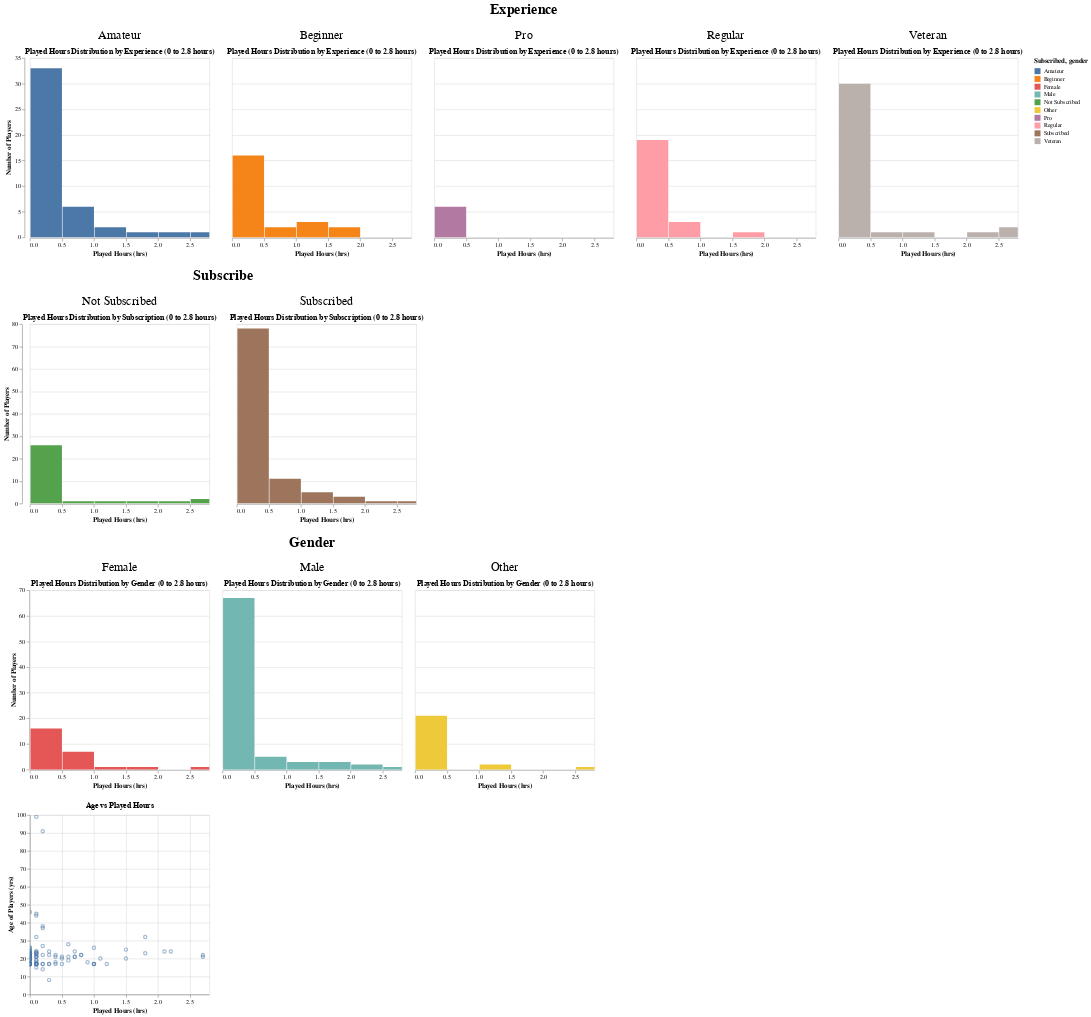

Here is the notebook cell this chart was saved with:
### Code cell
# Experience facet (Zoomed - It was very hard to see trends from the above plots, so the plots below were created which are 'zoomed in' to the 90% quantile of data, which was found above)
chart_exp_zoom = (
    alt.Chart(player_training)
    .mark_bar(clip=True)
    .encode(
        x=alt.X('played_hours:Q',
                bin=alt.Bin(maxbins=500),
                scale=alt.Scale(domain=[0, 2.8]),   
                title='Played Hours (hrs)',
                sort=experience_order),
        y=alt.Y('count()', title='Number of Players'),
        color='experience:N'
    )
    .properties(title='Played Hours Distribution by Experience (0 to 2.8 hours)')
    .facet(column=alt.Column('experience:N',title='Experience'))
)

# Subscribe facet (zoomed)
chart_sub_zoom = (
    alt.Chart(player_training)
    .mark_bar(clip=True)
    .encode(
        x=alt.X('played_hours:Q',
                bin=alt.Bin(maxbins=500),
                scale=alt.Scale(domain=[0, 2.8]), 
                title='Played Hours (hrs)'),
        y=alt.Y('count()', title='Number of Players'),
        color=alt.Color('subscribe:N').title("Subscribed")
    )
    .properties(title='Played Hours Distribution by Subscription (0 to 2.8 hours)')
    .facet(column=alt.Column('subscribe:N',title='Subscribe'))
)

chart_gen_zoom = (
    alt.Chart(player_training)
    .mark_bar(clip=True)
    .encode(
        x=alt.X('played_hours:Q',
                bin=alt.Bin(maxbins=500),
                scale=alt.Scale(domain=[0, 2.8]), 
                title='Played Hours (hrs)'),
        y=alt.Y('count()', title='Number of Players'),
        color=alt.Color('gender:N').title("gender")
    )
    .properties(title='Played Hours Distribution by Gender (0 to 2.8 hours)')
    .facet(column=alt.Column('gender:N',title='Gender'))
)

#Age vs Played-Hours Scatter Plot
chart_age_zoom = (
    alt.Chart(player_training)
    .mark_point(clip=True, opacity=0.5)
    .encode(
        x=alt.X(
            'played_hours:Q',
            title='Played Hours (hrs)',
            scale=alt.Scale(domain=[0, 2.8])
        ),
        y=alt.Y('age:Q', title='Age of Players (yrs)')
    )
    .properties(
        title='Age vs Played Hours'
    )
)

(chart_exp_zoom & chart_sub_zoom & chart_gen_zoom & chart_age_zoom).configure_header(
    labelFontSize=20,
    titleFontSize=24
)

### Figure 1 — Vega-Lite specification as saved in the notebook (floating-point values rounded to 4 significant figures; data arrays with more than 128 entries replaced by an {"elided": "..."} marker saying what was removed)
{"config": {"view": {"continuousWidth": 300, "continuousHeight": 300}, "header": {"labelFontSize": 20, "titleFontSize": 24}}, "vconcat": [{"facet": {"column": {"field": "experience", "title": "Experience", "type": "nominal"}}, "spec": {"mark": {"type": "bar", "clip": true}, "encoding": {"color": {"field": "experience", "type": "nominal"}, "x": {"bin": {"maxbins": 500}, "field": "played_hours", "scale": {"domain": [0, 2.8]}, "sort": ["Beginner", "Amateur", "Regular", "Veteran", "Pro"], "title": "Played Hours (hrs)", "type": "quantitative"}, "y": {"aggregate": "count", "title": "Number of Players", "type": "quantitative"}}, "title": "Played Hours Distribution by Experience (0 to 2.8 hours)"}}, {"facet": {"column": {"field": "subscribe", "title": "Subscribe", "type": "nominal"}}, "spec": {"mark": {"type": "bar", "clip": true}, "encoding": {"color": {"field": "subscribe", "title": "Subscribed", "type": "nominal"}, "x": {"bin": {"maxbins": 500}, "field": "played_hours", "scale": {"domain": [0, 2.8]}, "title": "Played Hours (hrs)", "type": "quantitative"}, "y": {"aggregate": "count", "title": "Number of Players", "type": "quantitative"}}, "title": "Played Hours Distribution by Subscription (0 to 2.8 hours)"}}, {"facet": {"column": {"field": "gender", "title": "Gender", "type": "nominal"}}, "spec": {"mark": {"type": "bar", "clip": true}, "encoding": {"color": {"field": "gender", "title": "gender", "type": "nominal"}, "x": {"bin": {"maxbins": 500}, "field": "played_hours", "scale": {"domain": [0, 2.8]}, "title": "Played Hours (hrs)", "type": "quantitative"}, "y": {"aggregate": "count", "title": "Number of Players", "type": "quantitative"}}, "title": "Played Hours Distribution by Gender (0 to 2.8 hours)"}}, {"mark": {"type": "point", "clip": true, "opacity": 0.5}, "encoding": {"x": {"field": "played_hours", "scale": {"domain": [0, 2.8]}, "title": "Played Hours (hrs)", "type": "quantitative"}, "y": {"field": "age", "title": "Age of Players (yrs)", "type": "quantitative"}}, "title": "Age vs Played Hours"}], "data": {"name": "data-739432f6de38e8a8e04cd9fa44f1ac7e"}, "$schema": "https://vega.github.io/schema/vega-lite/v5.20.1.json", "datasets": {"data-739432f6de38e8a8e04cd9fa44f1ac7e": {"elided": "147 records"}}}
